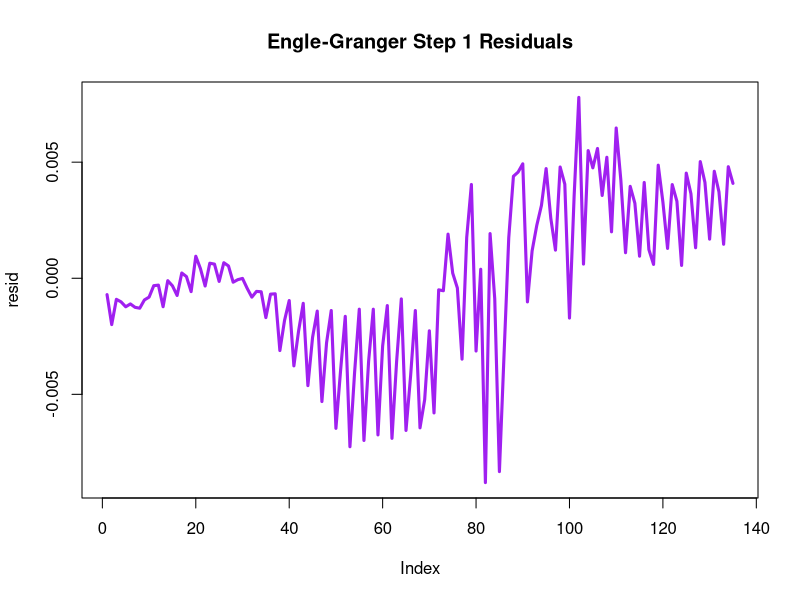

Write the R code that produced this figure.
## ---- chunk 1
raw.data <- read.csv("SandPhedge.csv", header=T)
dt <- paste(as.character(raw.data$Date), "20", sep="-")
raw.data$Date <- as.Date(dt, format = "%b-%y-%d")
head(raw.data)
attach(raw.data)
## ---- chunk 2
ln.spot <- log(Spot)
ln.futures <- log(Futures)
ln.spot.diff <- diff(ln.spot)
ln.futures.diff <- diff(ln.futures)
## ---- chunk 3
library(urca)

# Test for unit roots in spot & futures log-prices
adf.s <- ur.df(y=ln.spot, type="drift", selectlags="BIC")
adf.f <- ur.df(y=ln.futures, type = "drift", selectlags = "BIC")
## ---- chunk 4
#summary(adf.s)
show(adf.s)
## ---- chunk 5
#summary(adf.f)
show(adf.f)
## ---- chunk 6
adf.s.diff <- ur.df(y=ln.spot.diff, type = "drift", selectlags = "BIC")
adf.f.diff <- ur.df(y=ln.futures.diff, type = "drift", selectlags = "BIC")
## ---- chunk 7
#summary(adf.s.diff)
show(adf.s.diff)
## ---- chunk 8
#summary(adf.f.diff)
show(adf.f.diff)
## ---- chunk 9
fit <- lm(ln.spot ~ ln.futures)
summary(fit)
#coef(fit)
## ---- chunk 10
resid <- fit$residuals
plot(resid, type = "l", lwd = 3, col = "purple", main = "Engle-Granger Step 1 Residuals")
## ---- chunk 11
adf.resid <- ur.df(resid, type = "drift", selectlags = "BIC")
#summary(adf.resid)
show(adf.resid)
